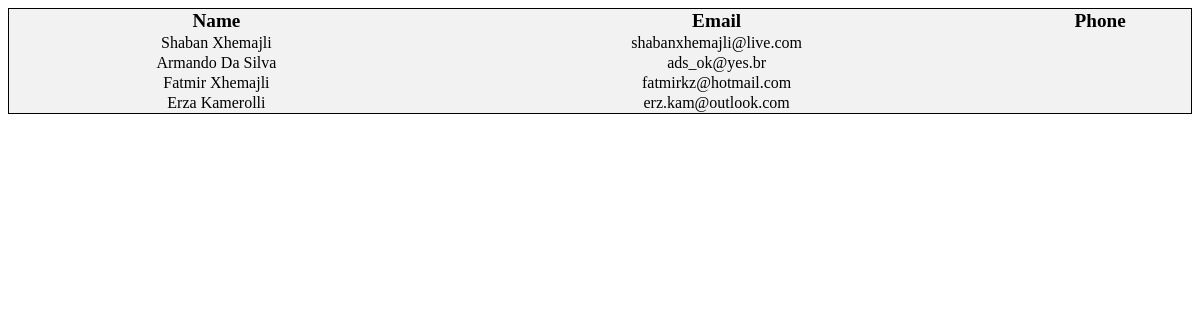
Before: /clients/ with the older database file.
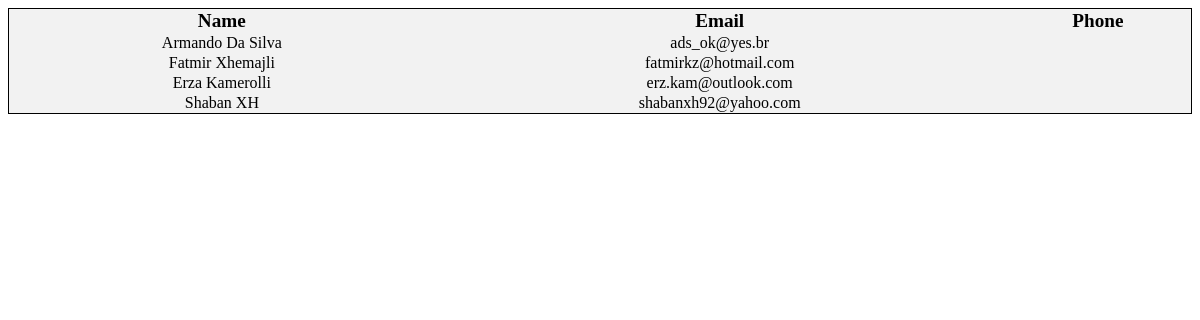
After: the same page with the newer database file.
### rooms/models.py (models this page shows, shortened)
class Client(models.Model):
    app_label = "hotel_managment"
    name = models.CharField(max_length=255)
    email = models.EmailField()
    phone_number = models.CharField(max_length=20)

### rooms/views.py (the view)
# urls.py: path("clients/", views.client_list, name="client_list"),
def client_list(request):
    clients = Client.objects.all()
    return render(request, "rooms/client_list.html", {"clients": clients})

### rooms/templates/rooms/client_list.html (shortened to what this page needs)
{% load static %}
<!DOCTYPE html>
<html>
<head>
    <link rel="stylesheet" type="text/css" href="{% static 'rooms/style.css' %}">
</head>
<body>
    <table>
        <tr>
            <th>Name</th>
            <th>Email</th>
            <th>Phone</th>
        </tr>
        {% for client in clients %}
            <tr>
                <td>{{ client.name }}</td>
                <td>{{ client.email }}</td>
                <td>{{ client.phone }}</td>
            </tr>
        {% endfor %}
    </table>
</body>
</html>

Changed rows visible on the page:
removed Client: name "Shaban Xhemajli", email "shabanxhemajli@live.com"
added Client: name "Shaban XH", email "shabanxh92@yahoo.com"
